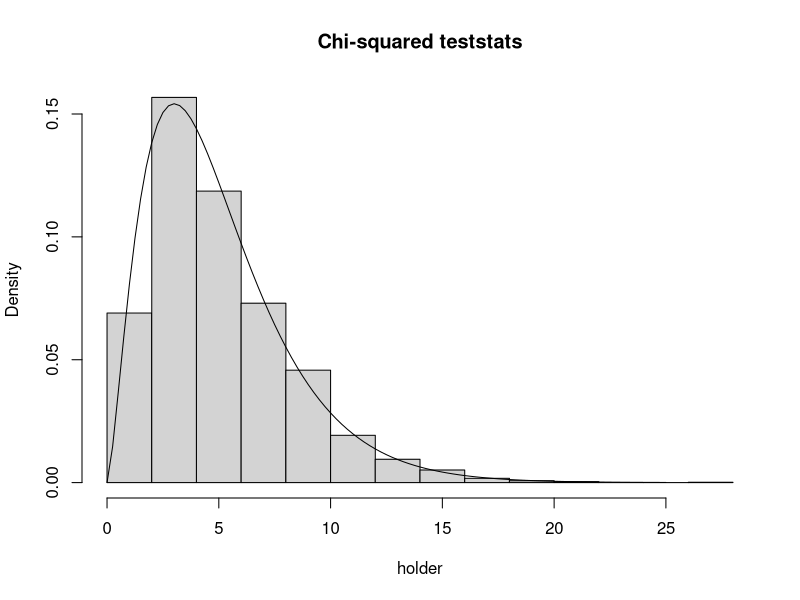
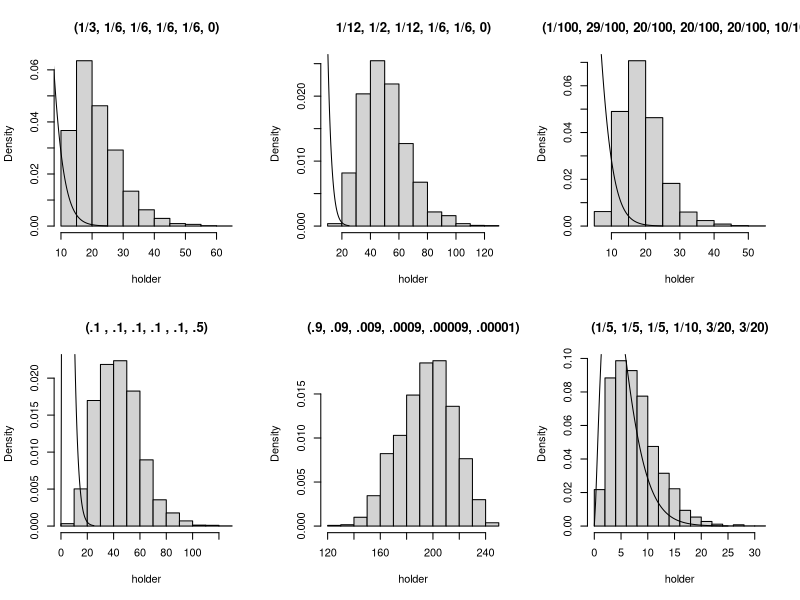
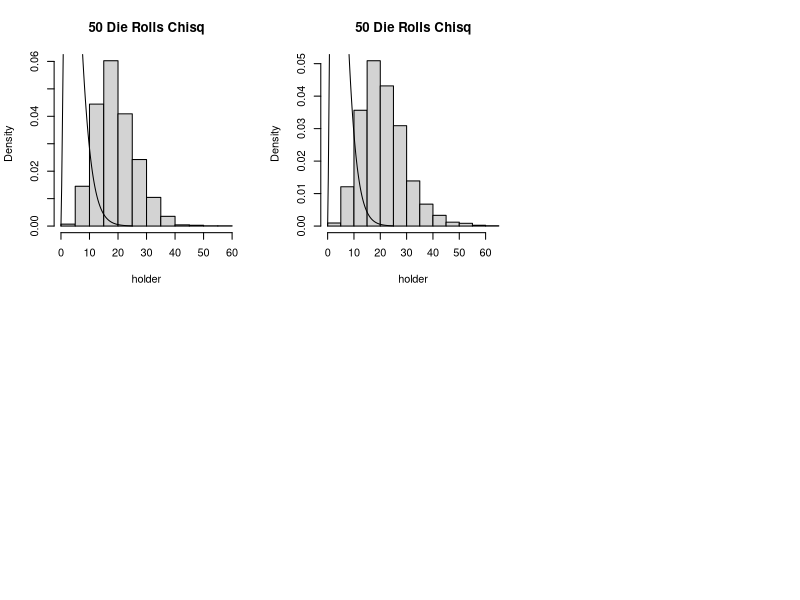

Write the R code that produced these figures, in order.
## ---- chunk 1
knitr::opts_chunk$set(echo = TRUE)
## ---- chunk 2

samp = sample(1:6 , 50 , replace = T)
Obs = table(samp)
if (length(Obs)<6) {
  Obs = c(Obs , rep(0, 6-length(Obs)))
}
Obs
## ---- chunk 3

Exp = 50/6
## ---- chunk 4

testStat = sum((Obs-Exp)^2/Exp)
testStat
## ---- chunk 5

results = chisq.test(Obs, correct = F)
str(results)
testStat = results$statistic
## ---- chunk 6

reps = 4000
holder = rep(NA, reps)
for(i in 1:reps) {
  samp = sample(1:6 , 50 , replace=T, prob = rep(1/6, 6))
  Obs = table(samp)
  if (length(Obs)<6){
    Obs = c(Obs , rep(0, 6-length(Obs)))
  }
  results = chisq.test(Obs, correct = F)
  holder[i] = results$statistic
}

## ---- chunk 7
hist(holder, main = "Chi-squared teststats", freq = F)
curve(dchisq(x, df=5), from = 0, to = 25, add=T)
## ---- chunk 8
par(mfrow = c(2,3))

reps = 4000
holder = rep(NA, reps)
for(i in 1:reps) {
  samp = sample(1:6 , 50 , replace=T, prob = c(1/3, 1/6, 1/6, 1/6, 1/6, 0))
  Obs = table(samp)
  if (length(Obs)<6){
    Obs = c(Obs , rep(0, 6-length(Obs)))
  }
  results = chisq.test(Obs, correct = F)
  holder[i] = results$statistic
}
hist(holder, freq = F, main = "(1/3, 1/6, 1/6, 1/6, 1/6, 0)")
curve(dchisq(x, df = 5) , from = 0 , to = 25 , add = T)

reps = 4000
holder = rep(NA, reps)
for(i in 1:reps) {
  samp = sample(1:6 , 50 , replace=T, prob = c(1/12, 1/2, 1/12, 1/6, 1/6, 0))
  Obs = table(samp)
  if (length(Obs)<6){
    Obs = c(Obs , rep(0, 6-length(Obs)))
  }
  results = chisq.test(Obs, correct = F)
  holder[i] = results$statistic
}
hist(holder, freq = F, main = "1/12, 1/2, 1/12, 1/6, 1/6, 0)")
curve(dchisq(x, df = 5) , from = 0 , to = 25 , add = T)

reps = 4000
holder = rep(NA, reps)
for(i in 1:reps) {
  samp = sample(1:6 , 50 , replace=T, prob = c(1/100, 29/100, 20/100, 20/100, 20/100, 10/100))
  Obs = table(samp)
  if (length(Obs)<6){
    Obs = c(Obs , rep(0, 6-length(Obs)))
  }
  results = chisq.test(Obs, correct = F)
  holder[i] = results$statistic
}
hist(holder, freq = F, main = "(1/100, 29/100, 20/100, 20/100, 20/100, 10/100)")
curve(dchisq(x, df = 5) , from = 0 , to = 25 , add = T)

reps = 4000
holder = rep(NA, reps)
for(i in 1:reps) {
  samp = sample(1:6 , 50 , replace=T, prob = c(.1 , .1, .1, .1 , .1, .5))
  Obs = table(samp)
  if (length(Obs)<6){
    Obs = c(Obs , rep(0, 6-length(Obs)))
  }
  results = chisq.test(Obs, correct = F)
  holder[i] = results$statistic
}
hist(holder, freq = F, main = "(.1 , .1, .1, .1 , .1, .5)")
curve(dchisq(x, df = 5) , from = 0 , to = 25 , add = T)

reps = 4000
holder = rep(NA, reps)
for(i in 1:reps) {
  samp = sample(1:6 , 50 , replace=T, prob = c(.9, .09, .009, .0009, .00009, .00001))
  Obs = table(samp)
  if (length(Obs)<6){
    Obs = c(Obs , rep(0, 6-length(Obs)))
  }
  results = chisq.test(Obs, correct = F)
  holder[i] = results$statistic
}
hist(holder, freq = F, main = "(.9, .09, .009, .0009, .00009, .00001)")
curve(dchisq(x, df = 5) , from = 0 , to = 25 , add = T)

reps = 4000
holder = rep(NA, reps)
for(i in 1:reps) {
  samp = sample(1:6 , 50 , replace=T, prob = c(1/5, 1/5, 1/5, 1/10, 3/20, 3/20))
  Obs = table(samp)
  if (length(Obs)<6){
    Obs = c(Obs , rep(0, 6-length(Obs)))
  }
  results = chisq.test(Obs, correct = F)
  holder[i] = results$statistic
}
hist(holder, freq = F, main = "(1/5, 1/5, 1/5, 1/10, 3/20, 3/20)")
curve(dchisq(x, df = 5) , from = 0 , to = 25 , add = T)
## ---- chunk 9

rolls = c(5,1,3,6,3,1,2,3,6,3,6,4,5,3,5,6,6,5,2,2,6,3,3,6,2,6,3,5,5,6,6,3,3,3,6,4,6,6,5,6,5,3,5,2,2,4,2,3,4)
obs = table(rolls)
obs
## ---- chunk 10
probs = obs/50


reps = 4000
holder = rep(NA, reps)
for(i in 1:reps) {
  samp = sample(1:6 , 50 , replace=T, prob = probs)
  Obs = table(samp)
  if (length(Obs)<6){
    Obs = c(Obs , rep(0, 6-length(Obs)))
  }
  results = chisq.test(Obs, correct = F)
  holder[i] = results$statistic
}
hist(holder, freq = F, main = "50 Die Rolls Chisq")
curve(dchisq(x, df = 5) , from = 0 , to = 25 , add = T)  
  
  
## ---- chunk 11

morerolls = c(5,1,3,6,3,1,2,3,6,3,6,4,5,3,5,6,6,5,2,2,6,3,3,6,2,6,3,5,5,6,6,3,3,3,6,4,6,6,5,6,5,3,5,2,2,4,2,3,4,2,2,4,5,3,6,3,2,6,6,6,6,5,5,5,3,6,6,6,2,6,6,2,3,4,6,6,5,6,6,5,3,3,5,5,5,1,6,3,1,2,6,1,6)
obs = table(morerolls)

probs = obs/94
probs


reps = 4000
holder = rep(NA, reps)
for(i in 1:reps) {
  samp = sample(1:6 , 50 , replace=T, prob = probs)
  Obs = table(samp)
  if (length(Obs)<6){
    Obs = c(Obs , rep(0, 6-length(Obs)))
  }
  results = chisq.test(Obs, correct = F)
  holder[i] = results$statistic
}
hist(holder, freq = F, main = "50 Die Rolls Chisq")
curve(dchisq(x, df = 5) , from = 0 , to = 25 , add = T)

